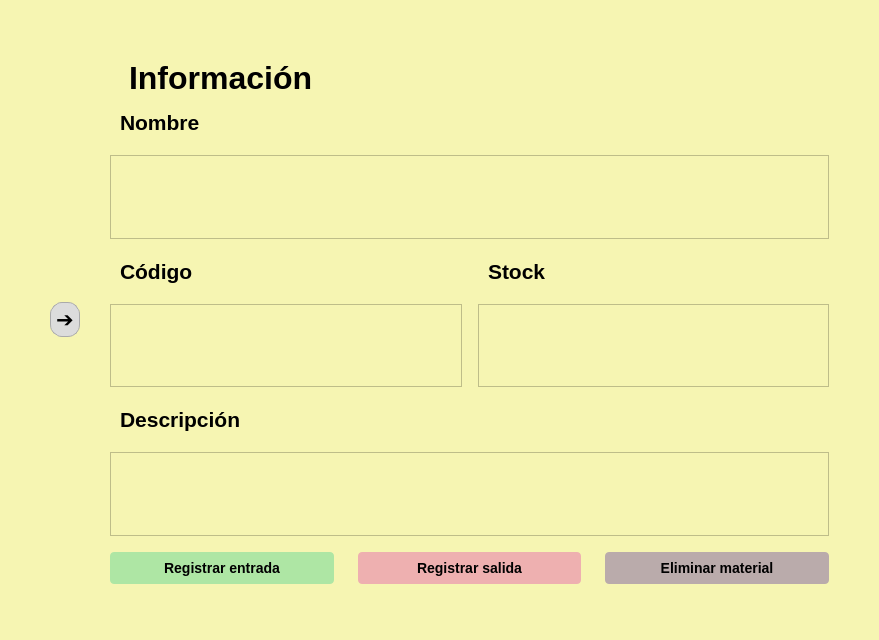
<?xml version="1.0" encoding="UTF-8"?>
<ui version="4.0">
 <class>Form</class>
 <widget class="QWidget" name="Form">
  <property name="geometry">
   <rect>
    <x>0</x>
    <y>0</y>
    <width>879</width>
    <height>640</height>
   </rect>
  </property>
  <property name="windowTitle">
   <string>Form</string>
  </property>
  <property name="styleSheet">
   <string notr="true">QWidget {
    background-color: #f6f5b2;
	font-family: Arial, Helvetica, sans-serif;
    color: #000000;
}

QLabel#labelTitulo {
    font-weight: bold;
    color: #000000;
    padding: 10px;
}

QLabel {
    font-weight: bold;
    color: #000;
    padding: 4px;
}

QLineEdit {
    background-color: #eeeeee;
    border: 1px solid #aaa;
    border-radius: 4px;
    padding: 6px;
    font-size: 14px;
}
QLineEdit:focus {
    border: 1px solid #5a8dee;
    background-color: #ffffff;
}

QPushButton#btnRegistrarEnt {
    background-color: #aee6a4;
    border: none;
    border-radius: 4px;
    padding: 8px 20px;
    font-size: 14px;
    font-weight: bold;
    color: #000000;
}
QPushButton#btnRegistrarEnt:hover {
    background-color: #94d98a;
}

QPushButton#btnRegistrarSal {
    background-color: #EEB0B0;
    border: none;
    border-radius: 4px;
    padding: 8px 20px;
    font-size: 14px;
    font-weight: bold;
    color: #000000;
}
QPushButton#btnRegistrarSal:hover {
    background-color: #ee9794;
}

QPushButton#btnEliminar {
    background-color: #BAABAB;
    border: none;
    border-radius: 4px;
    padding: 8px 20px;
    font-size: 14px;
    font-weight: bold;
    color: #000000;
}
QPushButton#btnEliminar:hover {
    background-color: #ba9c9a;
}


QPushButton#btnLateral {
    background-color: #dcdcdc;
    border: 1px solid #aaa;
    border-radius: 12px;
    padding: 4px;
}
QPushButton#btnLateral:hover {
    background-color: #c6c6c6;
}
</string>
  </property>
  <layout class="QVBoxLayout" name="verticalLayout_5">
   <property name="leftMargin">
    <number>50</number>
   </property>
   <property name="topMargin">
    <number>50</number>
   </property>
   <property name="rightMargin">
    <number>50</number>
   </property>
   <property name="bottomMargin">
    <number>50</number>
   </property>
   <item>
    <layout class="QHBoxLayout" name="horizontalLayout">
     <property name="spacing">
      <number>30</number>
     </property>
     <item>
      <widget class="QPushButton" name="btnLateral">
       <property name="minimumSize">
        <size>
         <width>30</width>
         <height>30</height>
        </size>
       </property>
       <property name="font">
        <font>
         <family>Arial</family>
         <pointsize>16</pointsize>
        </font>
       </property>
       <property name="text">
        <string>➔</string>
       </property>
      </widget>
     </item>
     <item>
      <layout class="QVBoxLayout" name="verticalLayout">
       <property name="spacing">
        <number>0</number>
       </property>
       <property name="sizeConstraint">
        <enum>QLayout::SetDefaultConstraint</enum>
       </property>
       <property name="bottomMargin">
        <number>6</number>
       </property>
       <item>
        <widget class="QLabel" name="labelTitulo">
         <property name="maximumSize">
          <size>
           <width>16777215</width>
           <height>100</height>
          </size>
         </property>
         <property name="font">
          <font>
           <family>Arial</family>
           <pointsize>24</pointsize>
           <weight>75</weight>
           <bold>true</bold>
          </font>
         </property>
         <property name="text">
          <string>Información</string>
         </property>
        </widget>
       </item>
       <item>
        <layout class="QVBoxLayout" name="verticalLayout_4">
         <property name="spacing">
          <number>16</number>
         </property>
         <item>
          <widget class="QLabel" name="labelNombre">
           <property name="font">
            <font>
             <family>Arial</family>
             <pointsize>16</pointsize>
             <weight>75</weight>
             <bold>true</bold>
            </font>
           </property>
           <property name="text">
            <string>Nombre</string>
           </property>
          </widget>
         </item>
         <item>
          <widget class="QTextEdit" name="textEditNombre"/>
         </item>
         <item>
          <layout class="QHBoxLayout" name="horizontalLayout_3">
           <item>
            <layout class="QVBoxLayout" name="verticalLayout_8">
             <item>
              <widget class="QLabel" name="labelCodigo">
               <property name="font">
                <font>
                 <family>Arial</family>
                 <pointsize>16</pointsize>
                 <weight>75</weight>
                 <bold>true</bold>
                </font>
               </property>
               <property name="text">
                <string>Código</string>
               </property>
              </widget>
             </item>
             <item>
              <widget class="QTextEdit" name="textEditFecha"/>
             </item>
            </layout>
           </item>
           <item>
            <layout class="QVBoxLayout" name="verticalLayout_9">
             <item>
              <widget class="QLabel" name="labelStock">
               <property name="font">
                <font>
                 <family>Arial</family>
                 <pointsize>16</pointsize>
                 <weight>75</weight>
                 <bold>true</bold>
                </font>
               </property>
               <property name="text">
                <string>Stock</string>
               </property>
              </widget>
             </item>
             <item>
              <widget class="QTextEdit" name="textEditCliente"/>
             </item>
            </layout>
           </item>
          </layout>
         </item>
         <item>
          <widget class="QLabel" name="labelDesc">
           <property name="font">
            <font>
             <family>Arial</family>
             <pointsize>16</pointsize>
             <weight>75</weight>
             <bold>true</bold>
            </font>
           </property>
           <property name="text">
            <string>Descripción</string>
           </property>
          </widget>
         </item>
         <item>
          <widget class="QTextEdit" name="textEditDesc"/>
         </item>
         <item>
          <spacer name="verticalSpacer">
           <property name="orientation">
            <enum>Qt::Vertical</enum>
           </property>
           <property name="sizeHint" stdset="0">
            <size>
             <width>20</width>
             <height>40</height>
            </size>
           </property>
          </spacer>
         </item>
         <item>
          <layout class="QHBoxLayout" name="horizontalLayout_2">
           <property name="spacing">
            <number>24</number>
           </property>
           <item>
            <widget class="QPushButton" name="btnRegistrarEnt">
             <property name="text">
              <string>Registrar entrada</string>
             </property>
            </widget>
           </item>
           <item>
            <widget class="QPushButton" name="btnRegistrarSal">
             <property name="text">
              <string>Registrar salida</string>
             </property>
            </widget>
           </item>
           <item>
            <widget class="QPushButton" name="btnEliminar">
             <property name="text">
              <string>Eliminar material</string>
             </property>
            </widget>
           </item>
          </layout>
         </item>
        </layout>
       </item>
      </layout>
     </item>
    </layout>
   </item>
  </layout>
 </widget>
 <resources/>
 <connections/>
</ui>
